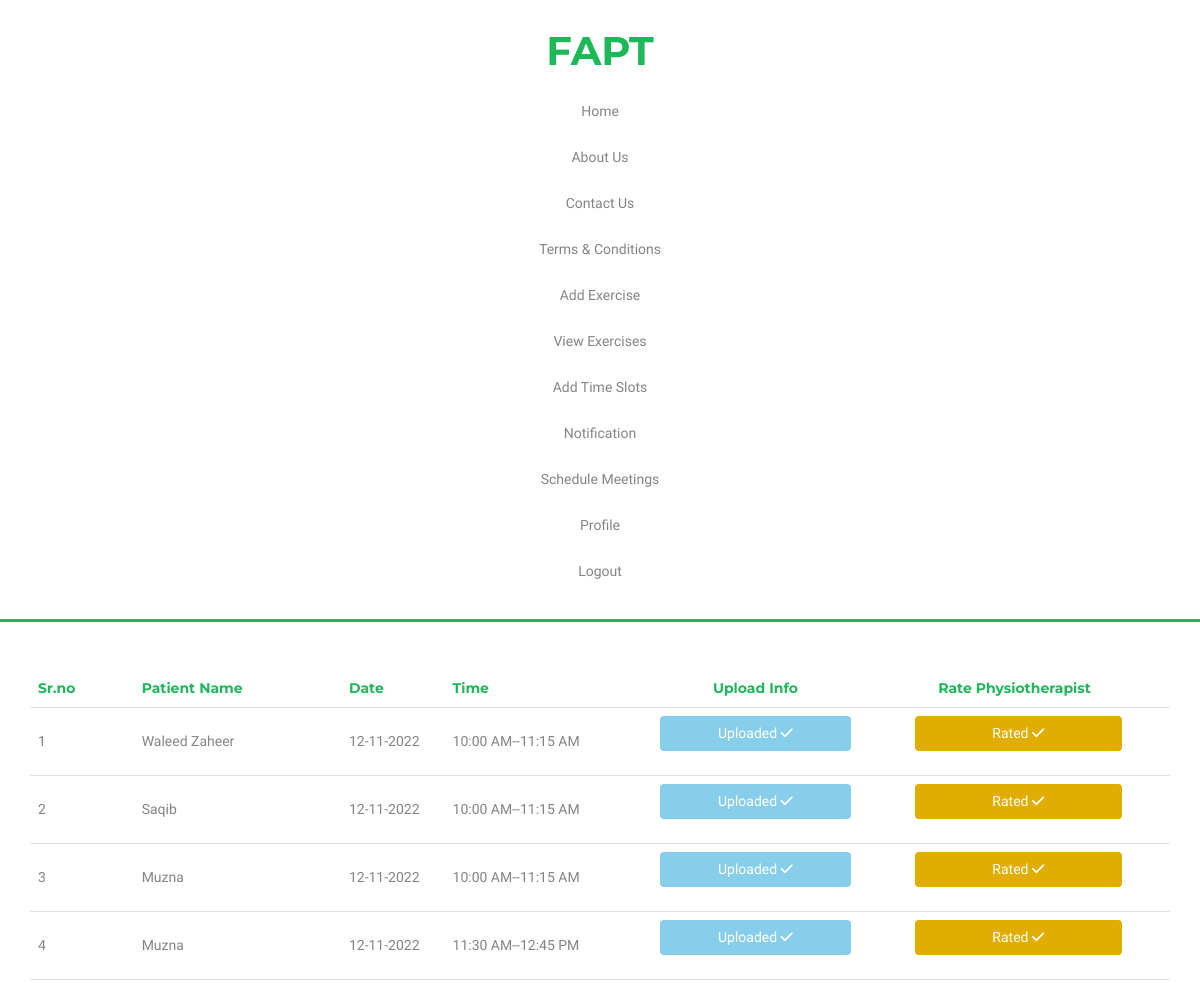
/PhysiotherapistPanel/physio-schedule-meetings.php (signed in), run on the app's committed database.
### tables this page shows
CREATE TABLE `meeting` (
  `Meetiind_id` int(11) NOT NULL,
  `Request_id` int(11) NOT NULL,
  `Patient_id` int(11) NOT NULL,
  `Physio_id` int(11) NOT NULL,
  `Slot_id` int(11) NOT NULL,
  `Slot_date` varchar(255) NOT NULL,
  `Slot_time` varchar(255) NOT NULL,
  `Patient_name` varchar(255) NOT NULL,
  `Patient_phone` varchar(255) NOT NULL,
  `Physio_name` varchar(255) NOT NULL,
  `Physio_phone` varchar(255) NOT NULL,
  `Physio_address` varchar(255) NOT NULL,
  `Virtual_address` varchar(255) NOT NULL,
  `Virtual_password` varchar(255) NOT NULL,
  `Patient_rate` int(2) NOT NULL,
  `Physio_rate` int(2) NOT NULL
);

### PhysiotherapistPanel/physio-schedule-meetings.php (the view, shortened to what this page needs)
<?php
if(!isset($_SESSION['pno'])){
    header("location: ../login.php");
}
else{
    $phone_num = $_SESSION['pno'];
}
?>
<!DOCTYPE html>
<html lang="en">
<head>
    <link href="https://cdn.jsdelivr.net/npm/bootstrap@5.2.0/dist/css/bootstrap.min.css" rel="stylesheet">
    <link rel="stylesheet" href="./physiotherapist-style/style.css">
</head>
<body>
<nav>
        <div class="container">
            <div class="row">
                <div class="col-12 col-xxl-2">
                    <div class="navigation-logo text-center text-xxl-start">
                        <h1 class="logo">FAPT</h1>
                    </div>
                </div>
                <div class="col-12 col-xxl-10">
                    <div class="nav-select">
                        <div class="navigation-menu text-center text-xxl-center mt-xl-2 mt-0">
                            <a href="./physiotherapist-home.php">Home</a>
                            <a href="./physio-about-us.php">About Us</a>
                            <a href="./physio-contact-us.php">Contact Us</a>
                            <a href="./physio-terms-and-condition.php">Terms & Conditions</a>
                            <a href="./physio-add-exercise.php">Add Exercise</a>
                            <a href="./physio-view-exercise.php">View Exercises</a>
                            <a href="./physio-add-time-slots.php">Add Time Slots</a>
                            <a href="./physio-view-patients.php">Notification</a>
                            <a href="./physio-schedule-meetings.php">Schedule Meetings</a>
                            <a href="./physio-profile.php">Profile</a>
                            <a href="./logout.php">Logout</a>
                        </div>
                    </div>
                </div>
            </div>
        </div>
    </nav>
    <section class="schedule-meetings">
        <div class="container">
            <div class="row">
                <table class="table mt-5">
                    <tr class="col-12">
                        <th class="table-head col-1 col-lg-1">Sr.no</th>
                        <th class="table-head col-2 col-lg-2">Patient Name</th>
                        <th class="table-head col-2 col-lg-1">Date</th>
                        <th class="table-head col-2 col-lg-2">Time</th>
                        <th class="table-head col-2 col-lg-2 text-center">Upload Info</th>
                        <th class="table-head col-2 col-lg-3 text-center">Rate Physiotherapist</th>
                    </tr>
                    <?php
                    include("../db/conn.php");
                    $meetingResult = mysqli_query($con, "SELECT * FROM `meeting` WHERE `Physio_phone` = '$phone_num'");
                    $i = 0;
                    ?>
                    <?php while($row = mysqli_fetch_array($meetingResult)){ $CheckRow = $row['Meetiind_id']; $i++;?>
                        <tr class="align-middle">
                            <td><?php echo $i; ?></td>
                            <td><?php echo $row['Patient_name']; ?></td>
                            <td><?php echo $row['Slot_date']; ?></td>
                            <td><?php echo $row['Slot_time']; ?></td>
                            <td class="text-center align-middle">
                                <?php
                                $myResult = mysqli_query($con, "SELECT * FROM `meeting` WHERE `Meetiind_id` = '$CheckRow' AND `Physio_address` IS NOT NULL");
                                $checkMyResult = mysqli_fetch_array($myResult);
                                if($checkMyResult['Physio_address'] == null):
                                    $rowID = $row['Meetiind_id'];
                                    echo ('<a href="./physio-request-response.php?response='.$rowID.' "class = "share-response">Upload Meeting Info <i class="fa-solid fa-upload"></i>');
                                ?>
                                <?php else:
                                    echo '<p class="align-middle share-response-p">Uploaded <i class="fa-solid fa-check"></i></p>';
                                ?>
                                <?php endif ?>
                            </td>
                            <td class="text-center">
                                <?php
                                $rateResult = mysqli_query($con, "SELECT * FROM `meeting` WHERE `Meetiind_id` = '$CheckRow' ");
                                $checkRateResult = mysqli_fetch_array($rateResult);
                                if($checkRateResult['Patient_rate'] == 0):
                                    $rateId = $row['Meetiind_id'];
                                    echo ('<a href="./physio-patient-rate.php?rate='.$rateId.'" class = "share-rate">Rate Patient <i class="fa-solid fa-star"></i>');
                                ?>
                                <?php
                                else: echo '<p class="align-middle ms-5 share-rate-p">Rated <i class="fa-solid fa-check"></i></p>';
                                ?>
                                <?php endif ?>
                            </td>
                        </tr>
                    <?php }?>
                </table>
            </div>
        </div>
    </section>
</body>
</html>

### PhysiotherapistPanel/physiotherapist-style/style.css (style rules this page uses)
nav { padding: 27px 0px; background-color: white; border-bottom: 3px solid rgb(29, 184, 88); }
nav .navigation-logo .logo { font-size: 40px; font-weight: bold; color: rgb(29, 184, 88); font-family: 'Montserrat', sans-serif; }
nav .navigation-menu { display: flex; gap: 8px; }
nav .navigation-menu a { font-size: 14px; padding: 10px 3px 10px 3px; text-decoration: none; font-family: 'Work Sans', sans-serif; color: #6d6c6cd6; }
@media (max-width: 1200px) { nav .navigation-menu { display: flex; flex-direction: column; gap: 5px; } }
td { color: #6d6c6cd6; font-family: 'Work Sans', sans-serif; font-size: 14px; }
.table-head { color: rgb(29, 184, 88); font-family: 'Montserrat', sans-serif; font-size: 14px; }
p { color: #6d6c6cd6; font-family: 'Work Sans', sans-serif; font-size: 14px; }

### PhysiotherapistPanel/physio-schedule-meetings.php (style rules this page uses)
.share-response-p { color:white; font-family:'Work Sans', sans-serif; font-size:14px; font-weight:regular; border:2px solid skyblue; padding:5px; background:skyblue; border-radius:4px; text-decoration:none; }
.share-rate-p { color:white; font-family:'Work Sans', sans-serif; font-size:14px; width:70%; font-weight:regular; border:2px solid #e1ad01; padding:5px; background:#e1ad01; border-radius:4px; text-decoration:none; }

### data on the page
meeting: Patient_name "Waleed Zaheer", Slot_date "12-11-2022", Slot_time "10:00 AM--11:15 AM", shows "Uploaded", Patient_rate "Rated"
meeting: Patient_name "Saqib", Slot_date "12-11-2022", Slot_time "10:00 AM--11:15 AM", shows "Uploaded", Patient_rate "Rated"
meeting: Patient_name "Muzna", Slot_date "12-11-2022", Slot_time "10:00 AM--11:15 AM", Physio_address "Uploaded", Patient_rate "Rated"
meeting: Patient_name "Muzna", Slot_date "12-11-2022", Slot_time "11:30 AM--12:45 PM", Physio_address "Uploaded", Patient_rate "Rated"
